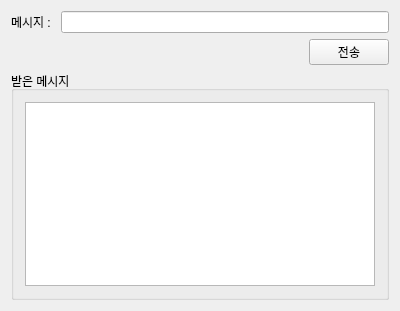
<?xml version="1.0" encoding="UTF-8"?>
<ui version="4.0">
 <class>Widget</class>
 <widget class="QWidget" name="Widget">
  <property name="geometry">
   <rect>
    <x>0</x>
    <y>0</y>
    <width>400</width>
    <height>311</height>
   </rect>
  </property>
  <property name="windowTitle">
   <string>Widget</string>
  </property>
  <layout class="QVBoxLayout" name="verticalLayout">
   <item>
    <layout class="QHBoxLayout" name="horizontalLayout">
     <item>
      <widget class="QLabel" name="label">
       <property name="text">
        <string>메시지 : </string>
       </property>
      </widget>
     </item>
     <item>
      <widget class="QLineEdit" name="sendMsg"/>
     </item>
    </layout>
   </item>
   <item>
    <layout class="QHBoxLayout" name="horizontalLayout_2">
     <item>
      <spacer name="horizontalSpacer">
       <property name="orientation">
        <enum>Qt::Horizontal</enum>
       </property>
       <property name="sizeHint" stdset="0">
        <size>
         <width>40</width>
         <height>20</height>
        </size>
       </property>
      </spacer>
     </item>
     <item>
      <widget class="QPushButton" name="sendButton">
       <property name="text">
        <string>전송</string>
       </property>
      </widget>
     </item>
    </layout>
   </item>
   <item>
    <widget class="QGroupBox" name="groupBox">
     <property name="title">
      <string>받은 메시지</string>
     </property>
     <layout class="QVBoxLayout" name="verticalLayout_2">
      <item>
       <widget class="QTextEdit" name="textEdit"/>
      </item>
     </layout>
    </widget>
   </item>
  </layout>
 </widget>
 <layoutdefault spacing="6" margin="11"/>
 <resources/>
 <connections/>
</ui>
